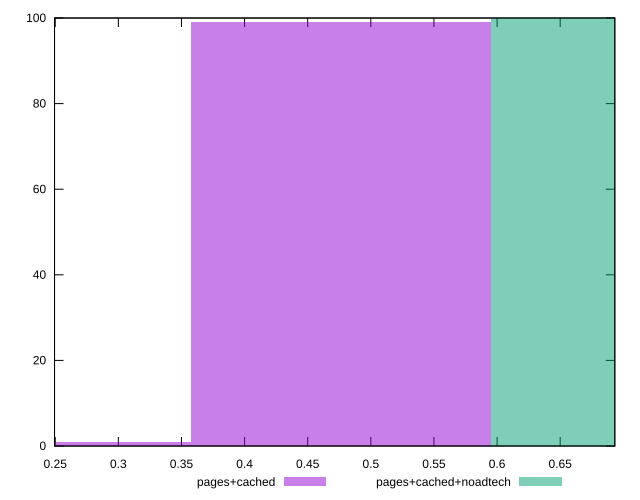

Here is the gnuplot script that generated this plot:
reset

$pagesCached <<EOF
0.23818581254797344 1
0.4763716250959469 99
EOF

$pagesCachedNoadtech <<EOF
0.7145574376439203 100
EOF

set key outside below
set boxwidth 0.23818581254797344
set xrange [0.2494536790728163:0.6932834207501699]
set yrange [0:100]
set trange [0:100]
set style fill transparent solid 0.5 noborder
set terminal svg size 640, 500 enhanced background rgb 'white'
set output "report_00026_2021-02-22T21:38:55.199Z/meta/pScore/comparison/histogram/1_vs_2.svg"

plot $pagesCached title "pages+cached" with boxes, \
     $pagesCachedNoadtech title "pages+cached+noadtech" with boxes

reset
